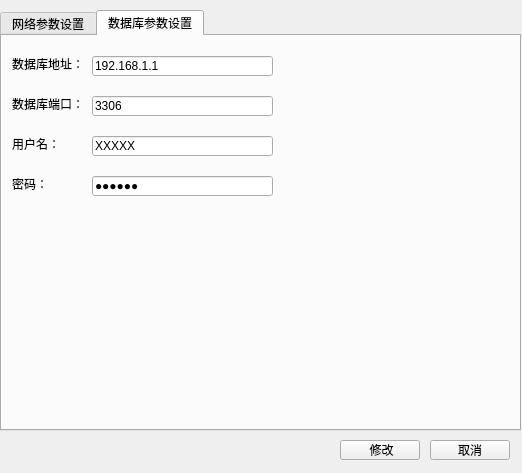
<?xml version="1.0" encoding="UTF-8"?>
<ui version="4.0">
 <class>CConfigForm</class>
 <widget class="QWidget" name="CConfigForm">
  <property name="geometry">
   <rect>
    <x>0</x>
    <y>0</y>
    <width>522</width>
    <height>473</height>
   </rect>
  </property>
  <property name="windowTitle">
   <string> 系统参数设置</string>
  </property>
  <widget class="QTabWidget" name="tabWidget">
   <property name="geometry">
    <rect>
     <x>0</x>
     <y>10</y>
     <width>521</width>
     <height>421</height>
    </rect>
   </property>
   <property name="currentIndex">
    <number>1</number>
   </property>
   <widget class="QWidget" name="tab">
    <attribute name="title">
     <string>网络参数设置</string>
    </attribute>
    <widget class="QLabel" name="label">
     <property name="geometry">
      <rect>
       <x>10</x>
       <y>10</y>
       <width>111</width>
       <height>16</height>
      </rect>
     </property>
     <property name="text">
      <string>总控系统:</string>
     </property>
    </widget>
    <widget class="QLineEdit" name="lineEdit">
     <property name="geometry">
      <rect>
       <x>160</x>
       <y>10</y>
       <width>341</width>
       <height>20</height>
      </rect>
     </property>
     <property name="text">
      <string>192.168.x.x:10000/dev/xxx</string>
     </property>
    </widget>
    <widget class="QLabel" name="label_2">
     <property name="geometry">
      <rect>
       <x>10</x>
       <y>40</y>
       <width>111</width>
       <height>16</height>
      </rect>
     </property>
     <property name="text">
      <string>后台服务:</string>
     </property>
    </widget>
    <widget class="QLineEdit" name="lineEdit_2">
     <property name="geometry">
      <rect>
       <x>160</x>
       <y>40</y>
       <width>341</width>
       <height>20</height>
      </rect>
     </property>
     <property name="text">
      <string>192.168.x.x:10000/dev/xxx</string>
     </property>
    </widget>
    <widget class="QLabel" name="label_3">
     <property name="geometry">
      <rect>
       <x>10</x>
       <y>70</y>
       <width>111</width>
       <height>16</height>
      </rect>
     </property>
     <property name="text">
      <string>在线去污组件:</string>
     </property>
    </widget>
    <widget class="QLineEdit" name="lineEdit_3">
     <property name="geometry">
      <rect>
       <x>160</x>
       <y>70</y>
       <width>341</width>
       <height>20</height>
      </rect>
     </property>
     <property name="text">
      <string>192.168.x.x:10000/dev/xxx</string>
     </property>
    </widget>
    <widget class="QLabel" name="label_4">
     <property name="geometry">
      <rect>
       <x>10</x>
       <y>100</y>
       <width>111</width>
       <height>16</height>
      </rect>
     </property>
     <property name="text">
      <string>离线去污组件:</string>
     </property>
    </widget>
    <widget class="QLineEdit" name="lineEdit_4">
     <property name="geometry">
      <rect>
       <x>160</x>
       <y>100</y>
       <width>341</width>
       <height>20</height>
      </rect>
     </property>
     <property name="text">
      <string>192.168.x.x:10000/dev/xxx</string>
     </property>
    </widget>
    <widget class="QLineEdit" name="lineEdit_5">
     <property name="geometry">
      <rect>
       <x>160</x>
       <y>130</y>
       <width>341</width>
       <height>20</height>
      </rect>
     </property>
     <property name="text">
      <string>192.168.x.x:10000/dev/xxx</string>
     </property>
    </widget>
    <widget class="QLabel" name="label_5">
     <property name="geometry">
      <rect>
       <x>10</x>
       <y>130</y>
       <width>111</width>
       <height>16</height>
      </rect>
     </property>
     <property name="text">
      <string>氚净化组件:</string>
     </property>
    </widget>
    <widget class="QLabel" name="label_6">
     <property name="geometry">
      <rect>
       <x>10</x>
       <y>160</y>
       <width>111</width>
       <height>16</height>
      </rect>
     </property>
     <property name="text">
      <string>放射性特排组件:</string>
     </property>
    </widget>
    <widget class="QLineEdit" name="lineEdit_6">
     <property name="geometry">
      <rect>
       <x>160</x>
       <y>160</y>
       <width>341</width>
       <height>20</height>
      </rect>
     </property>
     <property name="text">
      <string>192.168.x.x:10000/dev/xxx</string>
     </property>
    </widget>
    <widget class="QLabel" name="label_7">
     <property name="geometry">
      <rect>
       <x>10</x>
       <y>190</y>
       <width>111</width>
       <height>16</height>
      </rect>
     </property>
     <property name="text">
      <string>放射性废物收集组件:</string>
     </property>
    </widget>
    <widget class="QLineEdit" name="lineEdit_7">
     <property name="geometry">
      <rect>
       <x>160</x>
       <y>190</y>
       <width>341</width>
       <height>20</height>
      </rect>
     </property>
     <property name="text">
      <string>192.168.x.x:10000/dev/xxx</string>
     </property>
    </widget>
    <widget class="QLineEdit" name="lineEdit_8">
     <property name="geometry">
      <rect>
       <x>160</x>
       <y>220</y>
       <width>341</width>
       <height>20</height>
      </rect>
     </property>
     <property name="text">
      <string>192.168.x.x:10000/dev/xxx</string>
     </property>
    </widget>
    <widget class="QLabel" name="label_8">
     <property name="geometry">
      <rect>
       <x>10</x>
       <y>220</y>
       <width>111</width>
       <height>16</height>
      </rect>
     </property>
     <property name="text">
      <string>氚监测组件:</string>
     </property>
    </widget>
    <widget class="QLabel" name="label_9">
     <property name="geometry">
      <rect>
       <x>10</x>
       <y>250</y>
       <width>111</width>
       <height>16</height>
      </rect>
     </property>
     <property name="text">
      <string>氚监测组件:</string>
     </property>
    </widget>
    <widget class="QLineEdit" name="lineEdit_9">
     <property name="geometry">
      <rect>
       <x>160</x>
       <y>250</y>
       <width>341</width>
       <height>20</height>
      </rect>
     </property>
     <property name="text">
      <string>192.168.x.x:10000/dev/xxx</string>
     </property>
    </widget>
    <widget class="QLabel" name="label_10">
     <property name="geometry">
      <rect>
       <x>10</x>
       <y>280</y>
       <width>111</width>
       <height>16</height>
      </rect>
     </property>
     <property name="text">
      <string>流出物监测组件:</string>
     </property>
    </widget>
    <widget class="QLineEdit" name="lineEdit_10">
     <property name="geometry">
      <rect>
       <x>160</x>
       <y>280</y>
       <width>341</width>
       <height>20</height>
      </rect>
     </property>
     <property name="text">
      <string>192.168.x.x:10000/dev/xxx</string>
     </property>
    </widget>
    <widget class="QLineEdit" name="lineEdit_11">
     <property name="geometry">
      <rect>
       <x>160</x>
       <y>310</y>
       <width>341</width>
       <height>20</height>
      </rect>
     </property>
     <property name="text">
      <string>192.168.x.x:10000/dev/xxx</string>
     </property>
    </widget>
    <widget class="QLabel" name="label_11">
     <property name="geometry">
      <rect>
       <x>10</x>
       <y>310</y>
       <width>141</width>
       <height>16</height>
      </rect>
     </property>
     <property name="text">
      <string>固定式区域辐射监测组件:</string>
     </property>
    </widget>
    <widget class="QLabel" name="label_12">
     <property name="geometry">
      <rect>
       <x>10</x>
       <y>340</y>
       <width>141</width>
       <height>16</height>
      </rect>
     </property>
     <property name="text">
      <string>个人剂量监测组件:</string>
     </property>
    </widget>
    <widget class="QLineEdit" name="lineEdit_12">
     <property name="geometry">
      <rect>
       <x>160</x>
       <y>340</y>
       <width>341</width>
       <height>20</height>
      </rect>
     </property>
     <property name="text">
      <string>192.168.x.x:10000/dev/xxx</string>
     </property>
    </widget>
    <widget class="QLabel" name="label_13">
     <property name="geometry">
      <rect>
       <x>10</x>
       <y>370</y>
       <width>141</width>
       <height>16</height>
      </rect>
     </property>
     <property name="text">
      <string>组件状态刷新间隔( 秒):</string>
     </property>
    </widget>
    <widget class="QLineEdit" name="lineEdit_13">
     <property name="geometry">
      <rect>
       <x>160</x>
       <y>370</y>
       <width>81</width>
       <height>20</height>
      </rect>
     </property>
     <property name="text">
      <string>10</string>
     </property>
    </widget>
   </widget>
   <widget class="QWidget" name="tab_2">
    <attribute name="title">
     <string>数据库参数设置</string>
    </attribute>
    <widget class="QLabel" name="label_14">
     <property name="geometry">
      <rect>
       <x>10</x>
       <y>20</y>
       <width>111</width>
       <height>16</height>
      </rect>
     </property>
     <property name="text">
      <string>数据库地址：</string>
     </property>
    </widget>
    <widget class="QLineEdit" name="lineEdit_14">
     <property name="geometry">
      <rect>
       <x>90</x>
       <y>20</y>
       <width>181</width>
       <height>20</height>
      </rect>
     </property>
     <property name="text">
      <string>192.168.1.1</string>
     </property>
    </widget>
    <widget class="QLineEdit" name="lineEdit_15">
     <property name="geometry">
      <rect>
       <x>90</x>
       <y>60</y>
       <width>181</width>
       <height>20</height>
      </rect>
     </property>
     <property name="text">
      <string>3306</string>
     </property>
    </widget>
    <widget class="QLabel" name="label_15">
     <property name="geometry">
      <rect>
       <x>10</x>
       <y>60</y>
       <width>111</width>
       <height>16</height>
      </rect>
     </property>
     <property name="text">
      <string>数据库端口：</string>
     </property>
    </widget>
    <widget class="QLineEdit" name="lineEdit_16">
     <property name="geometry">
      <rect>
       <x>90</x>
       <y>100</y>
       <width>181</width>
       <height>20</height>
      </rect>
     </property>
     <property name="text">
      <string>XXXXX</string>
     </property>
    </widget>
    <widget class="QLabel" name="label_16">
     <property name="geometry">
      <rect>
       <x>10</x>
       <y>100</y>
       <width>111</width>
       <height>16</height>
      </rect>
     </property>
     <property name="text">
      <string>用户名：</string>
     </property>
    </widget>
    <widget class="QLineEdit" name="lineEdit_17">
     <property name="geometry">
      <rect>
       <x>90</x>
       <y>140</y>
       <width>181</width>
       <height>20</height>
      </rect>
     </property>
     <property name="text">
      <string>111111</string>
     </property>
     <property name="echoMode">
      <enum>QLineEdit::Password</enum>
     </property>
    </widget>
    <widget class="QLabel" name="label_17">
     <property name="geometry">
      <rect>
       <x>10</x>
       <y>140</y>
       <width>111</width>
       <height>16</height>
      </rect>
     </property>
     <property name="text">
      <string>密码：</string>
     </property>
    </widget>
   </widget>
  </widget>
  <widget class="QPushButton" name="pushButton">
   <property name="geometry">
    <rect>
     <x>340</x>
     <y>440</y>
     <width>80</width>
     <height>20</height>
    </rect>
   </property>
   <property name="text">
    <string> 修改</string>
   </property>
  </widget>
  <widget class="QPushButton" name="pushButton_2">
   <property name="geometry">
    <rect>
     <x>430</x>
     <y>440</y>
     <width>80</width>
     <height>20</height>
    </rect>
   </property>
   <property name="text">
    <string>取消</string>
   </property>
  </widget>
 </widget>
 <resources/>
 <connections/>
</ui>
